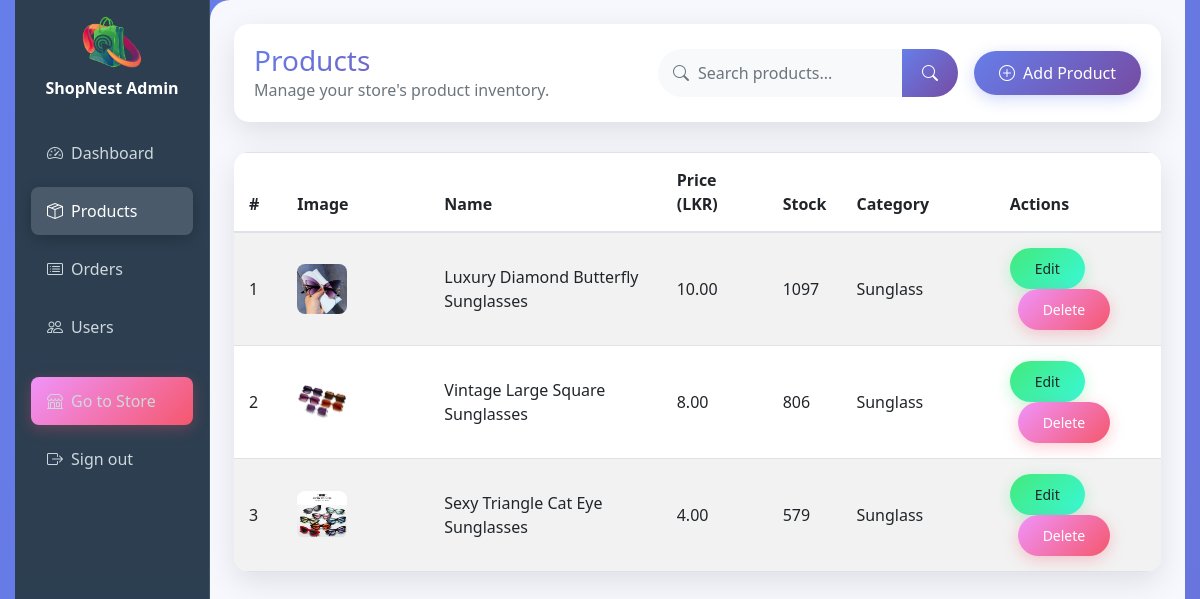
Screenshot of /Admin/product.php with the database file from the repository.
### tables this page shows
CREATE TABLE `products` (
  `id` int(11) NOT NULL,
  `name` varchar(255) NOT NULL,
  `category` varchar(100) NOT NULL,
  `price` decimal(10,2) NOT NULL,
  `stock` int(11) NOT NULL,
  `image` varchar(255) NOT NULL,
  `description` text DEFAULT NULL
);

### Admin/product.php (the view, shortened to what this page needs)
<?php
$conn = isset($conn) ? $conn : null;
$sql = "SELECT * FROM products ORDER BY id DESC";
$result = $conn->query($sql);
$products = $result ? $result->fetch_all(MYSQLI_ASSOC) : [];
?>
<!DOCTYPE html>
<html lang="en">
<head>
    <link href="../css/bootstrap-4.3.1.css" rel="stylesheet">
    <link href="https://cdn.jsdelivr.net/npm/bootstrap-icons@1.5.0/font/bootstrap-icons.css" rel="stylesheet" />
</head>
<body>
    <div class="container-fluid">
        <div class="row no-gutters">
            <nav class="col-md-2 sidebar p-3">
                <div class="mb-4 text-center">
                    <img src="../images/logo.png" alt="logo" width="60" class="img-fluid mb-2">
                    <div class="brand">ShopNest Admin</div>
                </div>
                <ul class="nav flex-column">
                    <li class="nav-item">
                        <a class="nav-link d-flex align-items-center" href="admin.html">
                            <i class="bi-speedometer2 mr-2"></i> Dashboard
                        </a>
                    </li>
                    <li class="nav-item">
                        <a class="nav-link active d-flex align-items-center" href="#">
                            <i class="bi-box-seam mr-2"></i> Products
                        </a>
                    </li>
                    <li class="nav-item">
                        <a class="nav-link d-flex align-items-center" href="orders.php">
                            <i class="bi-card-list mr-2"></i> Orders
                        </a>
                    </li>
                    <li class="nav-item">
                        <a class="nav-link d-flex align-items-center" href="users.php">
                            <i class="bi-people mr-2"></i> Users
                        </a>
                    </li>
                    <li class="nav-item mt-3">
                        <a class="btn btn-danger btn-block" href="../index.php">
                            <i class="bi-shop mr-2"></i> Go to Store
                        </a>
                    </li>
                    <li class="nav-item">
                        <a class="nav-link d-flex align-items-center" href="../logout.php">
                            <i class="bi-box-arrow-right mr-2"></i> Sign out
                        </a>
                    </li>
                </ul>
            </nav>
            <main class="col-md-10 main-content p-4">
                <div class="header-section">
                    <div>
                        <h3 class="m-0" style="background: var(--primary-gradient); -webkit-background-clip: text; -webkit-text-fill-color: transparent; background-clip: text;">Products</h3>
                        <p class="text-muted mb-0">Manage your store's product inventory.</p>
                    </div>
                    <div class="d-flex align-items-center">
                        <div class="search-bar">
                            <div class="input-group">
                                <input type="text" id="searchInput" class="form-control" placeholder="Search products..." autocomplete="off">
                                <div class="input-group-append">
                                    <button class="btn" type="button"><i class="bi-search"></i></button>
                                </div>
                                <i class="bi-search"></i>
                            </div>
                        </div>
                        <button type="button" class="btn btn-primary ml-3" data-toggle="modal" data-target="#addProductModal">
                            <i class="bi-plus-circle mr-1"></i> Add Product
                        </button>
                    </div>
                </div>
                <div class="table-responsive">
                    <table class="table table-striped" id="productsTable">
                        <thead>
                            <tr>
                                <th>#</th>
                                <th>Image</th>
                                <th>Name</th>
                                <th>Price (LKR)</th>
                                <th>Stock</th>
                                <th>Category</th>
                                <th>Actions</th>
                            </tr>
                        </thead>
                        <tbody>
                            <?php
                            if (!empty($products)) {
                                $i = 1;
                                foreach ($products as $row) {
                                    echo "<tr>
                                        <td>$i</td>
                                        <td><img src='../images/products/{$row['image']}' width='50' alt='{$row['name']}'></td>
                                        <td>{$row['name']}</td>
                                        <td>{$row['price']}</td>
                                        <td>{$row['stock']}</td>
                                        <td>{$row['category']}</td>
                                        <td>
                                            <a href='#' class='edit btn btn-sm btn-warning' data-toggle='modal' data-target='#editProductModal'
                                               data-id='{$row['id']}' data-name='{$row['name']}' data-category='{$row['category']}'
                                               data-price='{$row['price']}' data-stock='{$row['stock']}' data-description='{$row['description']}'>Edit</a>
                                            <a href='delete_product.php?id={$row['id']}' class='btn btn-sm btn-danger ml-2' onclick='return confirm(\"Are you sure?\")'>Delete</a>
                                        </td>
                                    </tr>";
                                    $i++;
                                }
                            } else {
                                echo "<tr><td colspan='7'>No products found</td></tr>";
                            }
                            ?>
                        </tbody>
                    </table>
                </div>
            </main>
        </div>
    </div>
</body>
</html>

### Admin/product.php (style rules this page uses)
:root { --primary-gradient: linear-gradient(135deg, #667eea 0%, #764ba2 100%); --secondary-gradient: linear-gradient(135deg, #f093fb 0%, #f5576c 100%); --success-gradient: linear-gradient(135deg, #4facfe 0%, #00f2fe 100%); --warning-gradient: linear-gradient(135deg, #43e97b 0%, #38f9d7 100%); --sidebar-bg: linear-gradient(180deg, #2c3e50 0%, #34495e 100%); --card-shadow: 0 10px 30px rgba(0,0,0,0.1); --hover-shadow: 0 20px 40px rgba(0,0,0,0.15); }
* { transition: all 0.3s cubic-bezier(0.4, 0, 0.2, 1); }
body { min-height: 100vh; background: linear-gradient(135deg, #667eea 0%, #764ba2 100%); font-family: 'Segoe UI', Tahoma, Geneva, Verdana, sans-serif; overflow-x: hidden; }
body::before { content: ''; position: fixed; top: 0; left: 0; width: 100%; height: 100%; animation: float 20s infinite linear; pointer-events: none; z-index: -1; }
.sidebar { min-height: 100vh; background: var(--sidebar-bg); color: #fff; backdrop-filter: blur(10px); border-right: 1px solid rgba(255,255,255,0.1); transform: translateX(0); animation: slideInLeft 0.3s ease-out; }
.sidebar a { color: #cfd8dc; border-radius: 8px; margin: 5px 0; padding: 12px 16px; display: flex; align-items: center; position: relative; overflow: hidden; }
.sidebar a::before { content: ''; position: absolute; top: 0; left: -100%; width: 100%; height: 100%; background: linear-gradient(90deg, transparent, rgba(255,255,255,0.1), transparent); transition: left 0.5s; }
.sidebar .nav-link.active { background: rgba(255,255,255,0.15); color: #fff; box-shadow: 0 4px 15px rgba(0,0,0,0.2); }
.brand { font-weight: 700; color: #fff; text-align: center; animation: pulse 2s infinite; }
.main-content { animation: fadeInUp 0.4s ease-out; background: rgba(255,255,255,0.95); backdrop-filter: blur(10px); border-radius: 20px 0 0 20px; min-height: 100vh; }
.table-responsive { max-height: 420px; overflow: auto; border-radius: 15px; box-shadow: var(--card-shadow); background: white; }
.table th, .table td { vertical-align: middle; padding: 15px; }
.table img { border-radius: 8px; object-fit: cover; }
.header-section { background: white; border-radius: 15px; padding: 20px; margin-bottom: 30px; box-shadow: var(--card-shadow); animation: slideInDown 0.3s ease-out; display: flex; justify-content: space-between; align-items: center; flex-wrap: wrap; }
.btn { border-radius: 25px; padding: 10px 25px; font-weight: 500; border: none; position: relative; overflow: hidden; }
.btn-primary { background: var(--primary-gradient); box-shadow: 0 4px 15px rgba(102, 126, 234, 0.3); }
.btn-warning { background: var(--warning-gradient); box-shadow: 0 4px 15px rgba(67, 233, 123, 0.3); }
.btn-danger { background: var(--secondary-gradient); box-shadow: 0 4px 15px rgba(245, 87, 108, 0.3); }
.form-control { border-radius: 10px; border: 2px solid #e9ecef; padding: 12px 16px; }
.nav-item { position: relative; }
.nav-item::after { content: ''; position: absolute; width: 3px; height: 0; background: #fff; right: 0; top: 50%; transform: translateY(-50%); transition: height 0.3s ease; }
.search-bar { display: flex; align-items: center; max-width: 300px; width: 100%; }
.search-bar .form-control { border: none; border-radius: 25px 0 0 25px; padding-left: 40px; background: #f8f9fa; box-shadow: none; }
.search-bar .input-group-append .btn { border-radius: 0 25px 25px 0; background: var(--primary-gradient); color: white; border: none; padding: 10px 20px; }
.search-bar .input-group { position: relative; width: 100%; }
.search-bar .input-group > .bi-search { position: absolute; left: 15px; top: 50%; transform: translateY(-50%); color: #6c757d; }

### rows the page displays
products: image (picture), name "Luxury Diamond Butterfly Sunglasses", price "10.00", stock "1097", category "Sunglass"
products: image (picture), name "Vintage Large Square Sunglasses", price "8.00", stock "806", category "Sunglass"
products: image (picture), name "Sexy Triangle Cat Eye Sunglasses", price "4.00", stock "579", category "Sunglass"
